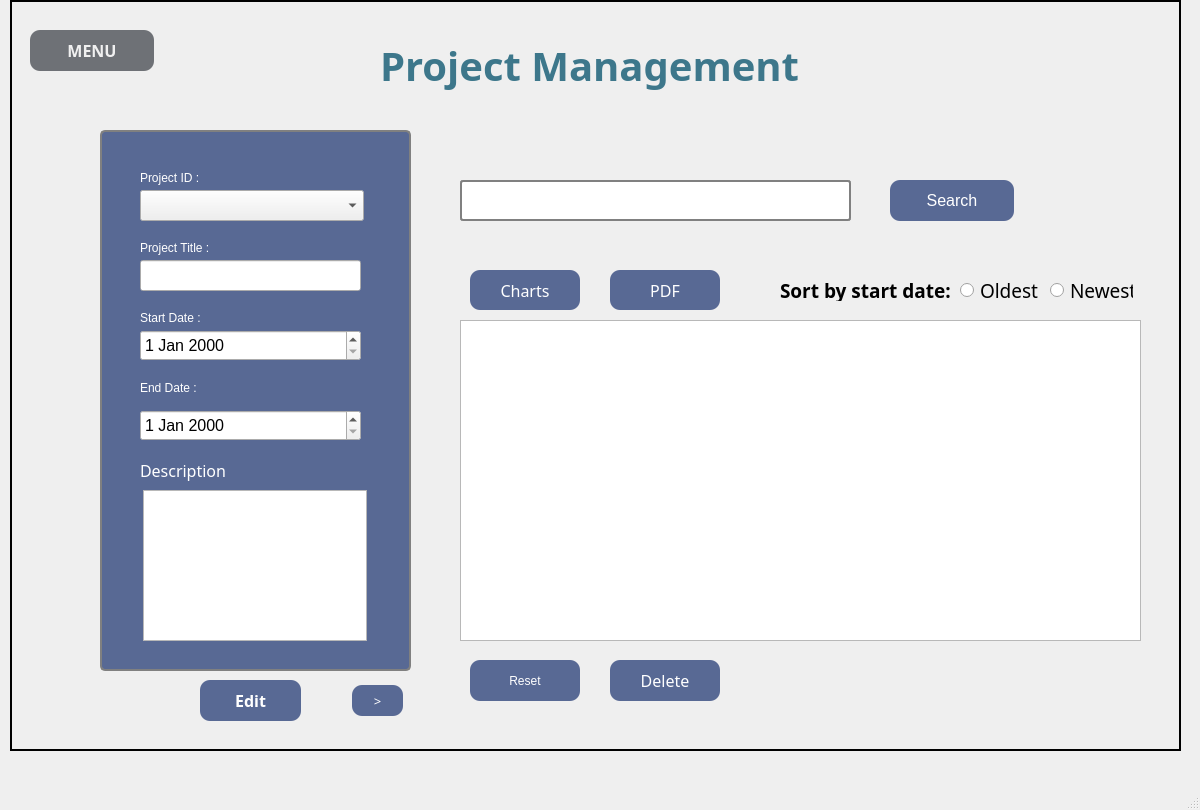
<?xml version="1.0" encoding="UTF-8"?>
<ui version="4.0">
 <class>ProjectsManagement</class>
 <widget class="QMainWindow" name="ProjectsManagement">
  <property name="geometry">
   <rect>
    <x>0</x>
    <y>0</y>
    <width>1200</width>
    <height>810</height>
   </rect>
  </property>
  <property name="windowTitle">
   <string>ProjectsManagement</string>
  </property>
  <widget class="QWidget" name="centralwidget">
   <widget class="QLabel" name="label_8">
    <property name="geometry">
     <rect>
      <x>780</x>
      <y>280</y>
      <width>171</width>
      <height>21</height>
     </rect>
    </property>
    <property name="font">
     <font>
      <family>Gill Sans MT</family>
      <pointsize>14</pointsize>
      <weight>75</weight>
      <bold>true</bold>
     </font>
    </property>
    <property name="text">
     <string>Sort by start date:</string>
    </property>
   </widget>
   <widget class="QRadioButton" name="oldest">
    <property name="geometry">
     <rect>
      <x>960</x>
      <y>280</y>
      <width>83</width>
      <height>21</height>
     </rect>
    </property>
    <property name="font">
     <font>
      <family>Gill Sans MT</family>
      <pointsize>14</pointsize>
     </font>
    </property>
    <property name="text">
     <string>Oldest</string>
    </property>
   </widget>
   <widget class="QPushButton" name="Delete">
    <property name="geometry">
     <rect>
      <x>610</x>
      <y>660</y>
      <width>110</width>
      <height>41</height>
     </rect>
    </property>
    <property name="font">
     <font>
      <family>GT sans Mill</family>
      <pointsize>12</pointsize>
      <weight>50</weight>
      <italic>false</italic>
      <bold>false</bold>
     </font>
    </property>
    <property name="styleSheet">
     <string notr="true">QPushButton {
	font: 12pt &quot;GT sans Mill&quot;;
    border-radius: 50%;
background-color:#586994;
color:white;
 border-width: 0px;
  border-radius: 10px;
}
QPushButton:hover
{
background-color: #3d778b;
}
</string>
    </property>
    <property name="text">
     <string>Delete</string>
    </property>
   </widget>
   <widget class="QRadioButton" name="newest">
    <property name="geometry">
     <rect>
      <x>1050</x>
      <y>280</y>
      <width>83</width>
      <height>21</height>
     </rect>
    </property>
    <property name="font">
     <font>
      <family>Gill Sans MT</family>
      <pointsize>14</pointsize>
     </font>
    </property>
    <property name="text">
     <string>Newest</string>
    </property>
   </widget>
   <widget class="QPushButton" name="search_button">
    <property name="geometry">
     <rect>
      <x>890</x>
      <y>180</y>
      <width>124</width>
      <height>41</height>
     </rect>
    </property>
    <property name="font">
     <font>
      <family>MS Shell Dlg 2</family>
      <pointsize>12</pointsize>
      <weight>50</weight>
      <italic>false</italic>
      <bold>false</bold>
     </font>
    </property>
    <property name="styleSheet">
     <string notr="true">QPushButton {
	font: 12pt &quot;MS Shell Dlg 2&quot;;
    border-radius: 50%;
background-color:#586994;
color:white;
 border-width: 0px;
  border-radius: 10px;
}
QPushButton:hover
{
background-color: #3d778b;
}
</string>
    </property>
    <property name="text">
     <string>Search</string>
    </property>
   </widget>
   <widget class="QTableView" name="list">
    <property name="geometry">
     <rect>
      <x>460</x>
      <y>320</y>
      <width>681</width>
      <height>321</height>
     </rect>
    </property>
   </widget>
   <widget class="QPushButton" name="reset">
    <property name="geometry">
     <rect>
      <x>470</x>
      <y>660</y>
      <width>110</width>
      <height>41</height>
     </rect>
    </property>
    <property name="styleSheet">
     <string notr="true">QPushButton {
	font: 12pt &quot;GT sans Mill&quot;;
    border-radius: 50%;
background-color:#586994;
color:white;
 border-width: 0px;
  border-radius: 10px;
}
QPushButton:hover
{
background-color: #3d778b;
}
</string>
    </property>
    <property name="text">
     <string>Reset</string>
    </property>
   </widget>
   <widget class="QStackedWidget" name="stack">
    <property name="geometry">
     <rect>
      <x>100</x>
      <y>120</y>
      <width>311</width>
      <height>601</height>
     </rect>
    </property>
    <property name="currentIndex">
     <number>1</number>
    </property>
    <widget class="QWidget" name="addPage">
     <widget class="QPushButton" name="add">
      <property name="geometry">
       <rect>
        <x>100</x>
        <y>560</y>
        <width>101</width>
        <height>41</height>
       </rect>
      </property>
      <property name="styleSheet">
       <string notr="true">QPushButton {
	font: 12pt &quot;GT sans Mill&quot;;
	font-weight: bold;
    border-radius: 50%;
background-color:#586994;
color:white;
 border-width: 0px;
  border-radius: 10px;
}
QPushButton:hover
{
background-color: #3d778b;
}
</string>
      </property>
      <property name="text">
       <string>Add</string>
      </property>
     </widget>
     <widget class="QPushButton" name="nextStack2">
      <property name="geometry">
       <rect>
        <x>252</x>
        <y>565</y>
        <width>51</width>
        <height>31</height>
       </rect>
      </property>
      <property name="font">
       <font>
        <family>GT sans Mill</family>
        <pointsize>10</pointsize>
        <weight>50</weight>
        <italic>false</italic>
        <bold>false</bold>
       </font>
      </property>
      <property name="styleSheet">
       <string notr="true">QPushButton {
	font: 10pt &quot;GT sans Mill&quot;;
    border-radius: 50%;
background-color:#586994;
color:white;
 border-width: 0px;
  border-radius: 10px;
}
QPushButton:hover
{
background-color: #3d778b;
}
</string>
      </property>
      <property name="text">
       <string>&gt;</string>
      </property>
     </widget>
     <widget class="QGroupBox" name="groupBox_4">
      <property name="geometry">
       <rect>
        <x>0</x>
        <y>0</y>
        <width>311</width>
        <height>551</height>
       </rect>
      </property>
      <property name="font">
       <font>
        <family>Gill Sans MT</family>
        <pointsize>18</pointsize>
       </font>
      </property>
      <property name="styleSheet">
       <string notr="true">QGroupBox {
    border: 2px solid gray;
    border-radius: 5px;
    margin-top: 10px;
background-color:#586994;
}

QGroupBox::title {
    subcontrol-origin: margin;
    subcontrol-position: top center;
    padding: 0 3px;
    font: 63 10pt &quot;Segoe UI Semibold&quot;;
    color :black;
}
QLineEdit{
    background-color: white;
    color: white;
    border: 1px solid gray;
    padding: 5px 10px;
    border-radius: 3px;
  border: 2px solid gray;
}
QPushButton:hover {
    background-color: #45a049;
}
</string>
      </property>
      <property name="title">
       <string/>
      </property>
      <widget class="QLabel" name="label_21">
       <property name="geometry">
        <rect>
         <x>40</x>
         <y>50</y>
         <width>131</width>
         <height>16</height>
        </rect>
       </property>
       <property name="styleSheet">
        <string notr="true">QLabel{
font: 63 12pt &quot;Gill sans MT&quot;;
color :white;
}</string>
       </property>
       <property name="text">
        <string>Project ID :</string>
       </property>
      </widget>
      <widget class="QLabel" name="label_22">
       <property name="geometry">
        <rect>
         <x>40</x>
         <y>120</y>
         <width>131</width>
         <height>16</height>
        </rect>
       </property>
       <property name="styleSheet">
        <string notr="true">QLabel{
font: 63 12pt &quot;Gill sans MT&quot;;
color :white;
}</string>
       </property>
       <property name="text">
        <string>Project Title :</string>
       </property>
      </widget>
      <widget class="QLineEdit" name="edit_name_2">
       <property name="geometry">
        <rect>
         <x>40</x>
         <y>140</y>
         <width>221</width>
         <height>31</height>
        </rect>
       </property>
       <property name="styleSheet">
        <string notr="true">color: rgb(0, 0, 0);</string>
       </property>
      </widget>
      <widget class="QLabel" name="label_23">
       <property name="geometry">
        <rect>
         <x>40</x>
         <y>340</y>
         <width>91</width>
         <height>21</height>
        </rect>
       </property>
       <property name="font">
        <font>
         <family>Gill sans MT</family>
         <pointsize>12</pointsize>
         <weight>7</weight>
         <italic>false</italic>
         <bold>false</bold>
        </font>
       </property>
       <property name="styleSheet">
        <string notr="true">QLabel{
font: 63 12pt &quot;Gill sans MT&quot;;
color :white;
}</string>
       </property>
       <property name="text">
        <string>Description :</string>
       </property>
      </widget>
      <widget class="QLabel" name="label_24">
       <property name="geometry">
        <rect>
         <x>40</x>
         <y>260</y>
         <width>131</width>
         <height>16</height>
        </rect>
       </property>
       <property name="styleSheet">
        <string notr="true">QLabel{
font: 63 12pt &quot;Gill sans MT&quot;;
color :white;
}</string>
       </property>
       <property name="text">
        <string>End Date :</string>
       </property>
      </widget>
      <widget class="QLabel" name="label_25">
       <property name="geometry">
        <rect>
         <x>40</x>
         <y>190</y>
         <width>81</width>
         <height>16</height>
        </rect>
       </property>
       <property name="styleSheet">
        <string notr="true">QLabel{
font: 63 12pt &quot;Gill sans MT&quot;;
color :white;
}</string>
       </property>
       <property name="text">
        <string>Start Date :</string>
       </property>
      </widget>
      <widget class="QTextEdit" name="edit_description_2">
       <property name="geometry">
        <rect>
         <x>43</x>
         <y>370</y>
         <width>224</width>
         <height>151</height>
        </rect>
       </property>
       <property name="styleSheet">
        <string notr="true">color: rgb(0, 0, 0);</string>
       </property>
      </widget>
      <widget class="QDateEdit" name="edit_start_2">
       <property name="geometry">
        <rect>
         <x>40</x>
         <y>210</y>
         <width>221</width>
         <height>31</height>
        </rect>
       </property>
       <property name="font">
        <font>
         <pointsize>12</pointsize>
        </font>
       </property>
      </widget>
      <widget class="QComboBox" name="id_2">
       <property name="geometry">
        <rect>
         <x>40</x>
         <y>70</y>
         <width>224</width>
         <height>31</height>
        </rect>
       </property>
      </widget>
      <widget class="QDateEdit" name="edit_start_5">
       <property name="geometry">
        <rect>
         <x>40</x>
         <y>290</y>
         <width>221</width>
         <height>31</height>
        </rect>
       </property>
       <property name="font">
        <font>
         <pointsize>12</pointsize>
        </font>
       </property>
      </widget>
     </widget>
    </widget>
    <widget class="QWidget" name="editPage">
     <widget class="QGroupBox" name="groupBox_2">
      <property name="geometry">
       <rect>
        <x>0</x>
        <y>0</y>
        <width>311</width>
        <height>551</height>
       </rect>
      </property>
      <property name="font">
       <font>
        <family>Gill Sans MT</family>
        <pointsize>18</pointsize>
       </font>
      </property>
      <property name="styleSheet">
       <string notr="true">QGroupBox {
    border: 2px solid gray;
    border-radius: 5px;
    margin-top: 10px;
background-color:#586994;
}

QGroupBox::title {
    subcontrol-origin: margin;
    subcontrol-position: top center;
    padding: 0 3px;
    font: 63 10pt &quot;Segoe UI Semibold&quot;;
    color :black;
}
QLineEdit{
    background-color: white;
    color: white;
    border: 1px solid gray;
    padding: 5px 10px;
    border-radius: 3px;
  border: 2px solid gray;
}
QPushButton:hover {
    background-color: #45a049;
}
</string>
      </property>
      <property name="title">
       <string/>
      </property>
     </widget>
     <widget class="QPushButton" name="edit">
      <property name="geometry">
       <rect>
        <x>100</x>
        <y>560</y>
        <width>101</width>
        <height>41</height>
       </rect>
      </property>
      <property name="font">
       <font>
        <family>GT sans Mill</family>
        <pointsize>12</pointsize>
        <weight>75</weight>
        <italic>false</italic>
        <bold>true</bold>
       </font>
      </property>
      <property name="styleSheet">
       <string notr="true">QPushButton {
	font: 12pt &quot;GT sans Mill&quot;;
	font-weight: bold;
    border-radius: 50%;
background-color:#586994;
color:white;
 border-width: 0px;
  border-radius: 10px;
}
QPushButton:hover
{
background-color: #3d778b;
}
</string>
      </property>
      <property name="text">
       <string>Edit</string>
      </property>
     </widget>
     <widget class="QPushButton" name="nextStack1">
      <property name="geometry">
       <rect>
        <x>252</x>
        <y>565</y>
        <width>51</width>
        <height>31</height>
       </rect>
      </property>
      <property name="font">
       <font>
        <family>GT sans Mill</family>
        <pointsize>10</pointsize>
        <weight>50</weight>
        <italic>false</italic>
        <bold>false</bold>
       </font>
      </property>
      <property name="styleSheet">
       <string notr="true">QPushButton {
	font: 10pt &quot;GT sans Mill&quot;;
    border-radius: 50%;
background-color:#586994;
color:white;
 border-width: 0px;
  border-radius: 10px;
}
QPushButton:hover
{
background-color: #3d778b;
}
</string>
      </property>
      <property name="text">
       <string>&gt;</string>
      </property>
     </widget>
    </widget>
   </widget>
   <widget class="QLabel" name="label_9">
    <property name="geometry">
     <rect>
      <x>10</x>
      <y>0</y>
      <width>1171</width>
      <height>751</height>
     </rect>
    </property>
    <property name="styleSheet">
     <string notr="true">QLabel {
    border: 2px solid black;
    padding: 5px; /* Optional: Add padding to the label */
}</string>
    </property>
    <property name="text">
     <string/>
    </property>
   </widget>
   <widget class="QPushButton" name="menu">
    <property name="geometry">
     <rect>
      <x>30</x>
      <y>30</y>
      <width>124</width>
      <height>41</height>
     </rect>
    </property>
    <property name="font">
     <font>
      <family>Gill sans MT 13</family>
      <pointsize>12</pointsize>
      <weight>75</weight>
      <italic>false</italic>
      <bold>true</bold>
     </font>
    </property>
    <property name="styleSheet">
     <string notr="true">QPushButton {
	font: 12pt &quot;Gill sans MT&quot; bold;
    border-radius: 50%;
	font-weight:bold;
	background-color: rgb(110, 113, 118);
color:#f0f0f0;
 border-width: 0px;
  border-radius: 10px;
}
QPushButton:hover
{
	background-color: rgb(216, 0, 0);
}
</string>
    </property>
    <property name="text">
     <string>MENU</string>
    </property>
   </widget>
   <widget class="QLabel" name="label_2">
    <property name="geometry">
     <rect>
      <x>380</x>
      <y>30</y>
      <width>461</width>
      <height>71</height>
     </rect>
    </property>
    <property name="font">
     <font>
      <family>Glacial Indifference</family>
      <pointsize>30</pointsize>
      <weight>75</weight>
      <bold>true</bold>
     </font>
    </property>
    <property name="styleSheet">
     <string notr="true">color: rgb(61, 119, 139);</string>
    </property>
    <property name="text">
     <string>Project Management</string>
    </property>
   </widget>
   <widget class="QLineEdit" name="search_field">
    <property name="geometry">
     <rect>
      <x>460</x>
      <y>180</y>
      <width>391</width>
      <height>41</height>
     </rect>
    </property>
    <property name="styleSheet">
     <string notr="true">QLineEdit{
    background-color: white;
    color: black;
    border: 1px solid gray;
    padding: 5px 10px;
    border-radius: 3px;
  border: 2px solid gray;
}</string>
    </property>
   </widget>
   <widget class="QPushButton" name="pdf">
    <property name="geometry">
     <rect>
      <x>610</x>
      <y>270</y>
      <width>110</width>
      <height>40</height>
     </rect>
    </property>
    <property name="font">
     <font>
      <family>Gill sans MT</family>
      <pointsize>12</pointsize>
      <weight>50</weight>
      <italic>false</italic>
      <bold>false</bold>
     </font>
    </property>
    <property name="styleSheet">
     <string notr="true">QPushButton {
    font: 12pt &quot;Gill sans MT&quot;;
    background-color: #586994; 
    color: white;
    border: none; 
    border-radius: 10px;
}
QPushButton:hover
{
background-color: #3d778b;
}
</string>
    </property>
    <property name="text">
     <string>PDF</string>
    </property>
   </widget>
   <widget class="QPushButton" name="charts">
    <property name="geometry">
     <rect>
      <x>470</x>
      <y>270</y>
      <width>110</width>
      <height>40</height>
     </rect>
    </property>
    <property name="font">
     <font>
      <family>Gill sans MT</family>
      <pointsize>12</pointsize>
      <weight>50</weight>
      <italic>false</italic>
      <bold>false</bold>
     </font>
    </property>
    <property name="styleSheet">
     <string notr="true">QPushButton {
    font: 12pt &quot;Gill sans MT&quot;;
    background-color: #586994; 
    color: white;
    border: none; 
    border-radius: 10px;
}
QPushButton:hover
{
background-color: #3d778b;
}
</string>
    </property>
    <property name="text">
     <string>Charts</string>
    </property>
   </widget>
   <widget class="QComboBox" name="id_3">
    <property name="geometry">
     <rect>
      <x>140</x>
      <y>190</y>
      <width>224</width>
      <height>31</height>
     </rect>
    </property>
   </widget>
   <widget class="QLabel" name="label_26">
    <property name="geometry">
     <rect>
      <x>140</x>
      <y>380</y>
      <width>131</width>
      <height>16</height>
     </rect>
    </property>
    <property name="styleSheet">
     <string notr="true">QLabel{
font: 63 12pt &quot;Gill sans MT&quot;;
color :white;
}</string>
    </property>
    <property name="text">
     <string>End Date :</string>
    </property>
   </widget>
   <widget class="QTextEdit" name="edit_description_3">
    <property name="geometry">
     <rect>
      <x>143</x>
      <y>490</y>
      <width>224</width>
      <height>151</height>
     </rect>
    </property>
    <property name="styleSheet">
     <string notr="true">color: rgb(0, 0, 0);</string>
    </property>
   </widget>
   <widget class="QLabel" name="label_27">
    <property name="geometry">
     <rect>
      <x>140</x>
      <y>240</y>
      <width>131</width>
      <height>16</height>
     </rect>
    </property>
    <property name="styleSheet">
     <string notr="true">QLabel{
font: 63 12pt &quot;Gill sans MT&quot;;
color :white;
}</string>
    </property>
    <property name="text">
     <string>Project Title :</string>
    </property>
   </widget>
   <widget class="QDateEdit" name="edit_start_6">
    <property name="geometry">
     <rect>
      <x>140</x>
      <y>410</y>
      <width>221</width>
      <height>31</height>
     </rect>
    </property>
    <property name="font">
     <font>
      <pointsize>12</pointsize>
     </font>
    </property>
   </widget>
   <widget class="QLabel" name="label_28">
    <property name="geometry">
     <rect>
      <x>140</x>
      <y>170</y>
      <width>131</width>
      <height>16</height>
     </rect>
    </property>
    <property name="styleSheet">
     <string notr="true">QLabel{
font: 63 12pt &quot;Gill sans MT&quot;;
color :white;
}</string>
    </property>
    <property name="text">
     <string>Project ID :</string>
    </property>
   </widget>
   <widget class="QLabel" name="label_29">
    <property name="geometry">
     <rect>
      <x>140</x>
      <y>460</y>
      <width>91</width>
      <height>21</height>
     </rect>
    </property>
    <property name="font">
     <font>
      <family>Gill sans MT</family>
      <pointsize>12</pointsize>
      <weight>7</weight>
      <italic>false</italic>
      <bold>false</bold>
     </font>
    </property>
    <property name="styleSheet">
     <string notr="true">QLabel{
font: 63 12pt &quot;Gill sans MT&quot;;
color :white;
}</string>
    </property>
    <property name="text">
     <string>Description :</string>
    </property>
   </widget>
   <widget class="QLabel" name="label_30">
    <property name="geometry">
     <rect>
      <x>140</x>
      <y>310</y>
      <width>81</width>
      <height>16</height>
     </rect>
    </property>
    <property name="styleSheet">
     <string notr="true">QLabel{
font: 63 12pt &quot;Gill sans MT&quot;;
color :white;
}</string>
    </property>
    <property name="text">
     <string>Start Date :</string>
    </property>
   </widget>
   <widget class="QLineEdit" name="edit_name_3">
    <property name="geometry">
     <rect>
      <x>140</x>
      <y>260</y>
      <width>221</width>
      <height>31</height>
     </rect>
    </property>
    <property name="styleSheet">
     <string notr="true">color: rgb(0, 0, 0);</string>
    </property>
   </widget>
   <widget class="QDateEdit" name="edit_start_3">
    <property name="geometry">
     <rect>
      <x>140</x>
      <y>330</y>
      <width>221</width>
      <height>31</height>
     </rect>
    </property>
    <property name="font">
     <font>
      <pointsize>12</pointsize>
     </font>
    </property>
   </widget>
   <zorder>label_9</zorder>
   <zorder>label_8</zorder>
   <zorder>oldest</zorder>
   <zorder>Delete</zorder>
   <zorder>newest</zorder>
   <zorder>search_button</zorder>
   <zorder>list</zorder>
   <zorder>reset</zorder>
   <zorder>stack</zorder>
   <zorder>menu</zorder>
   <zorder>label_2</zorder>
   <zorder>search_field</zorder>
   <zorder>pdf</zorder>
   <zorder>charts</zorder>
   <zorder>id_3</zorder>
   <zorder>label_26</zorder>
   <zorder>edit_description_3</zorder>
   <zorder>label_27</zorder>
   <zorder>edit_start_6</zorder>
   <zorder>label_28</zorder>
   <zorder>label_29</zorder>
   <zorder>label_30</zorder>
   <zorder>edit_name_3</zorder>
   <zorder>edit_start_3</zorder>
  </widget>
  <widget class="QMenuBar" name="menubar">
   <property name="geometry">
    <rect>
     <x>0</x>
     <y>0</y>
     <width>1200</width>
     <height>22</height>
    </rect>
   </property>
  </widget>
  <widget class="QStatusBar" name="statusbar"/>
 </widget>
 <resources/>
 <connections/>
</ui>
